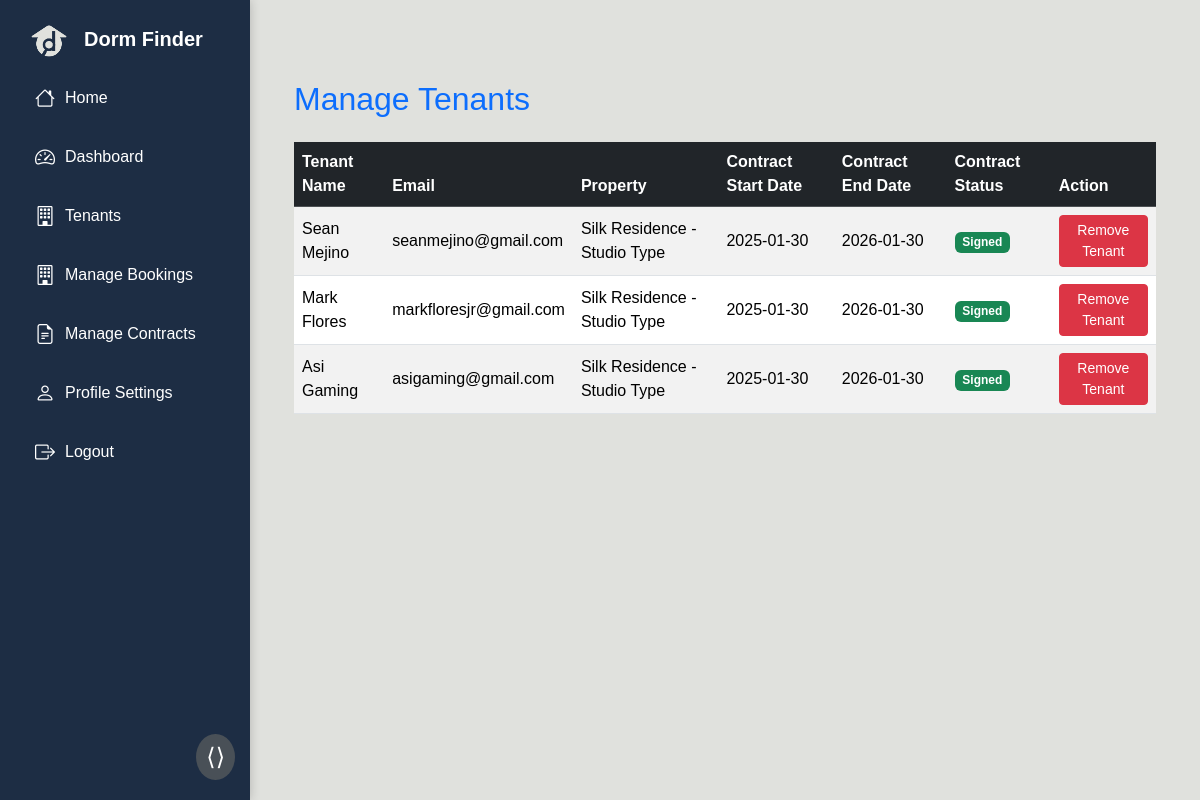
The page /manage_tenants (signed in) on the database its author committed.
### dormsys/models.py (models this page shows, shortened)
class Contract(db.Model):
    __tablename__ = "contracts"
    id = db.Column(db.Integer, primary_key=True, autoincrement=True)
    property_id = db.Column(db.Integer, db.ForeignKey('properties.id'), nullable=False)
    tenant_id = db.Column(db.Integer, db.ForeignKey('users.id'), nullable=False)
    host_id = db.Column(db.Integer, db.ForeignKey('users.id'), nullable=False)
    contract_file = db.Column(db.String(255), nullable=True)  # Path to the uploaded contract file
    status = db.Column(db.String(20), default="Pending")  # Status: Pending, Approved, Rejected
    created_at = db.Column(db.DateTime, default=datetime.utcnow)
    tenant_acceptance_deadline = db.Column(db.DateTime, nullable=True)  # Time limit for acceptance
    tenant_accepted = db.Column(db.Boolean, default=False)  # Has the tenant accepted?
    start_date = db.Column(db.DateTime, nullable=True)  # The date the tenant accepts the contract
    end_date = db.Column(db.DateTime, nullable=True)  # The contract end date, 1 year after start date
    property = db.relationship('Property', backref='contracts', lazy=True)
    tenant = db.relationship('User', foreign_keys=[tenant_id], backref='tenant_contracts', lazy=True)
    host = db.relationship('User', foreign_keys=[host_id], backref='host_contracts', lazy=True)

class User(db.Model, UserMixin):
    __tablename__ = "users"
    id = db.Column(db.Integer, primary_key=True, autoincrement=True)
    email = db.Column(db.String(120), nullable=False, unique=True)
    username = db.Column(db.String(120), nullable=False, unique=True)
    password_hash = db.Column(db.String(128), nullable=False)
    phone_number = db.Column(db.String(15), nullable=True)
    date_of_birth = db.Column(db.Date, nullable=True)
    gender = db.Column(db.String(10), nullable=True)
    address = db.Column(db.String(250), nullable=True)
    registration_date = db.Column(db.DateTime, default=datetime.utcnow)
    role = db.Column(db.String(10), nullable=False, default="Tenant")
    profile_picture = db.Column(db.String(100), nullable=True, default='default.jpg')  # New field
    properties = db.relationship('Property', backref='owner', lazy=True, cascade="all, delete-orphan")
    bookings = db.relationship('Booking', backref='tenant', lazy=True, cascade="all, delete-orphan")
    contracts = db.relationship('Contract', backref='tenant_contract', foreign_keys='Contract.tenant_id', lazy=True)

class Property(db.Model):
    __tablename__ = "properties"
    id = db.Column(db.Integer, primary_key=True, autoincrement=True)
    title = db.Column(db.String(150), nullable=False)
    images = db.Column(db.Text, nullable=True)  # Paths to property images
    description = db.Column(db.Text, nullable=False)
    price = db.Column(db.Float, nullable=False)
    location = db.Column(db.String(255), nullable=True)  # Address
    latitude = db.Column(db.Float, nullable=True)        # Latitude for geolocation
    longitude = db.Column(db.Float, nullable=True)       # Longitude for geolocation
    num_beds = db.Column(db.Integer, nullable=True)      # Number of beds
    amenities = db.Column(db.Text, nullable=True)        # Amenities list
    status = db.Column(db.String(50), default="Available")
    created_at = db.Column(db.DateTime, default=datetime.utcnow)
    user_id = db.Column(db.Integer, db.ForeignKey('users.id'), nullable=False)
    bookings = db.relationship('Booking', backref='property', lazy=True, cascade="all, delete-orphan")

### app.py (the view)
@app.route('/manage_tenants', methods=['GET'])
@login_required
def manage_tenants():
    if current_user.role != "Host":
        abort(403)
    properties = Property.query.filter_by(user_id=current_user.id).all()
    property_ids = [p.id for p in properties]
    tenants = (
        db.session.query(
            User.username,
            User.email,
            Property.title.label("property_name"),
            Contract.start_date,
            Contract.end_date,
            Contract.status,
            Contract.id.label("contract_id")  # Needed for removal action
        )
        .join(Contract, Contract.tenant_id == User.id)
        .join(Property, Contract.property_id == Property.id)
        .filter(Property.user_id == current_user.id, Contract.status == "Signed")
        .all()
    )
    return render_template('manage_tenants.html', tenants=tenants)

### dormsys/models.py (called while the page is built)
@login_manager.user_loader
def load_user(user_id):
    return User.query.get(int(user_id))

### dormsys/templates/manage_tenants.html
{% extends "base.html" %}
{% block content %}
<div class="container mt-5">
    <h2 class="text-primary mb-4">Manage Tenants</h2>
    {% if tenants %}
    <div class="table-responsive">
        <table class="table table-striped table-hover align-middle">
            <thead class="table-dark">
                <tr>
                    <th>Tenant Name</th>
                    <th>Email</th>
                    <th>Property</th>
                    <th>Contract Start Date</th>
                    <th>Contract End Date</th>
                    <th>Contract Status</th>
                    <th>Action</th>
                </tr>
            </thead>
            <tbody>
                {% for tenant in tenants %}
                <tr>
                    <td>{{ tenant.username }}</td>
                    <td>{{ tenant.email }}</td>
                    <td>{{ tenant.property_name }}</td>
                    <td>{{ tenant.start_date.strftime('%Y-%m-%d') if tenant.start_date else 'N/A' }}</td>
                    <td>{{ tenant.end_date.strftime('%Y-%m-%d') if tenant.end_date else 'N/A' }}</td>
                    <td><span class="badge bg-success">{{ tenant.status }}</span></td>
                    <td>
                        <form method="POST" action="{{ url_for('remove_tenant', contract_id=tenant.contract_id) }}" class="d-inline">
                            <button type="submit" class="btn btn-danger btn-sm" title="Remove Tenant">Remove Tenant</button>
                        </form>
                    </td>
                </tr>
                {% endfor %}
            </tbody>
        </table>
    </div>
    {% else %}
    <p class="text-muted">No tenants assigned to your properties yet.</p>
    {% endif %}
</div>
{% endblock %}

### dormsys/templates/base.html (style rules this page uses)
body { display: flex; height: 100vh; margin: 0; font-family: Arial, sans-serif; background-color: #E0E1DD; }

### rows shown on the page
Contract: username "Sean Mejino", email "seanmejino@gmail.com", property_name "Silk Residence - Studio Type", start_date "2025-01-30", end_date "2026-01-30", status "Signed"
Contract: username "Mark Flores", email "markfloresjr@gmail.com", property_name "Silk Residence - Studio Type", start_date "2025-01-30", end_date "2026-01-30", status "Signed"
Contract: username "Asi Gaming", email "asigaming@gmail.com", property_name "Silk Residence - Studio Type", start_date "2025-01-30", end_date "2026-01-30", status "Signed"
